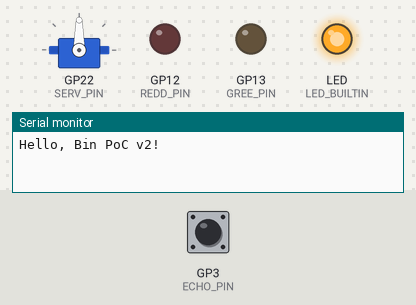
A program run on a simulated Raspberry Pi Pico W. Parts: servo, output pins drawn as LEDs (lit = HIGH), the last lines printed to the serial monitor. The test bench sets the inputs (shaded band); at power-on: GP3 (ECHO_PIN) LOW. Pins used as bus, display or sensor lines are not drawn.

Above: at 0.1 s.
At 1.8 s:
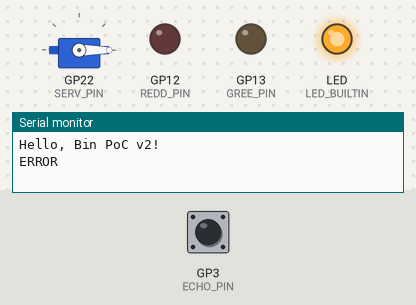
1.9 s: GP3 (ECHO_PIN) pulsed HIGH 2 times (0.12 s each, 0.3 s apart)
At 3.7 s:
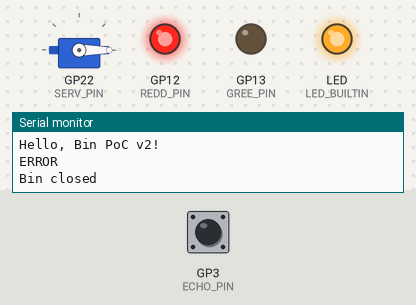
Timing chart, 0 to 5.8 s (numbered marks = the images above; inputs shaded):
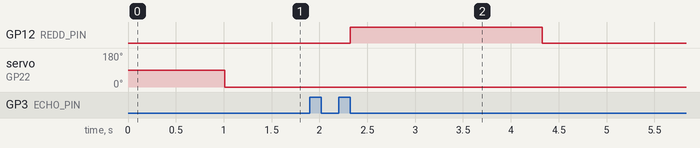

Measured:
- after the input at 1.9 s, GP12 (REDD_PIN): LOW → HIGH after 0.42 s, → LOW 2.0 s later

The program:

main.cpp
```cpp
#include <Arduino.h>
#include <Servo.h>

constexpr uint8_t TRIG_PIN = 2;
constexpr uint8_t ECHO_PIN = 3;
constexpr uint8_t REDD_PIN = 12;
constexpr uint8_t GREE_PIN = 13;
constexpr uint8_t SERV_PIN = 22;

constexpr uint8_t THRESHOLD_CM = 20; // This is the distance from sensor in cm to open lid

Servo servo;

void setup() {
  // put your setup code here, to run once:
  Serial.begin(115200);
  Serial.println("Hello, Bin PoC v2!");

  pinMode(LED_BUILTIN, OUTPUT);
  pinMode(TRIG_PIN, OUTPUT);
  pinMode(ECHO_PIN, INPUT);
  pinMode(REDD_PIN, OUTPUT);
  pinMode(GREE_PIN, OUTPUT);
  servo.attach(SERV_PIN);

  digitalWrite(LED_BUILTIN, HIGH);
}

void loop() {
  // put your main code here, to run repeatedly:
  digitalWrite(TRIG_PIN, HIGH);
  delay(10);
  digitalWrite(TRIG_PIN, LOW);

  int distance = pulseIn(ECHO_PIN, HIGH);
  distance = distance / 58; // Converts raw input to centimetres

  if (distance == 0) { // This means the sensor is not working or connected.
    servo.write(0);
    digitalWrite(REDD_PIN, LOW);
    digitalWrite(GREE_PIN, LOW);
    Serial.println("ERROR");
  } else if (distance > 20) { // Close the bin
    servo.write(0);
    digitalWrite(REDD_PIN, HIGH);
    digitalWrite(GREE_PIN, LOW);
    Serial.println("Bin closed");
  } else if (distance <= 20) { // Open the bin
    servo.write(90);
    digitalWrite(REDD_PIN, LOW);
    digitalWrite(GREE_PIN, HIGH);
    Serial.println("Bin open");
  }

  delay(1000); // Wait 1s
}
```
